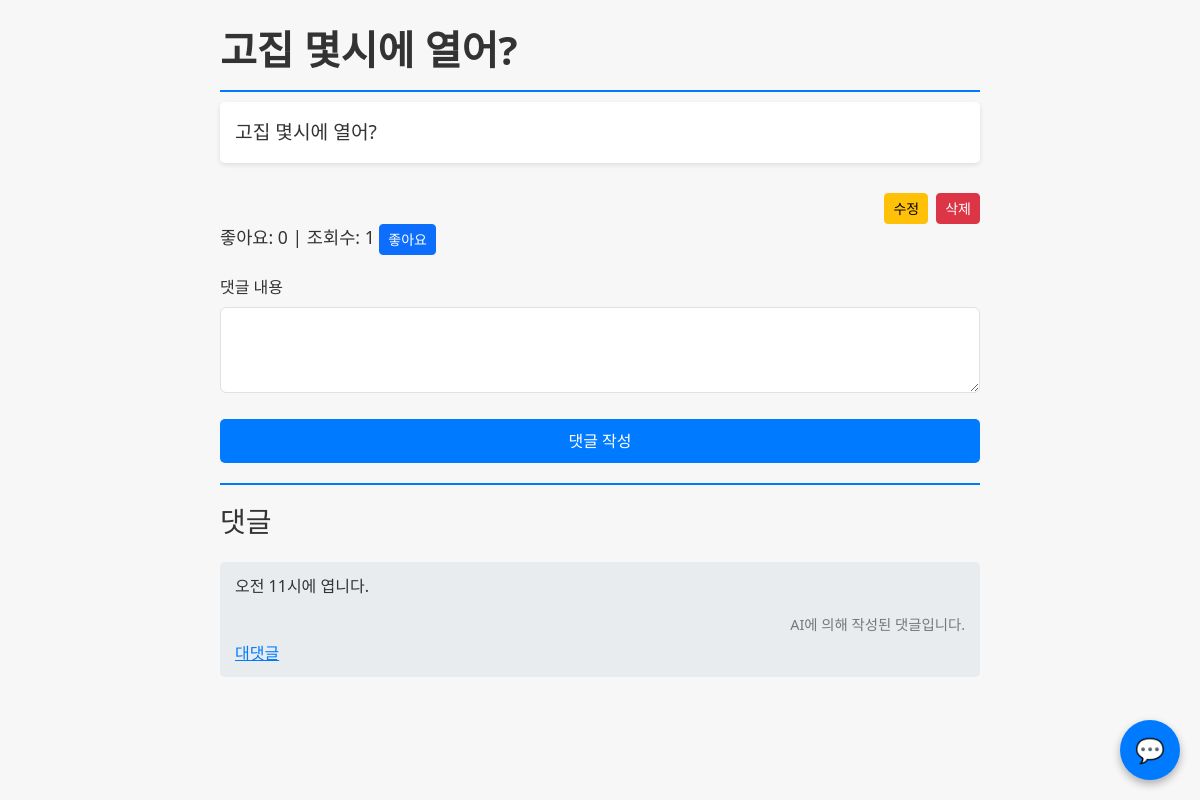
Page /post/7 on the earlier database version.
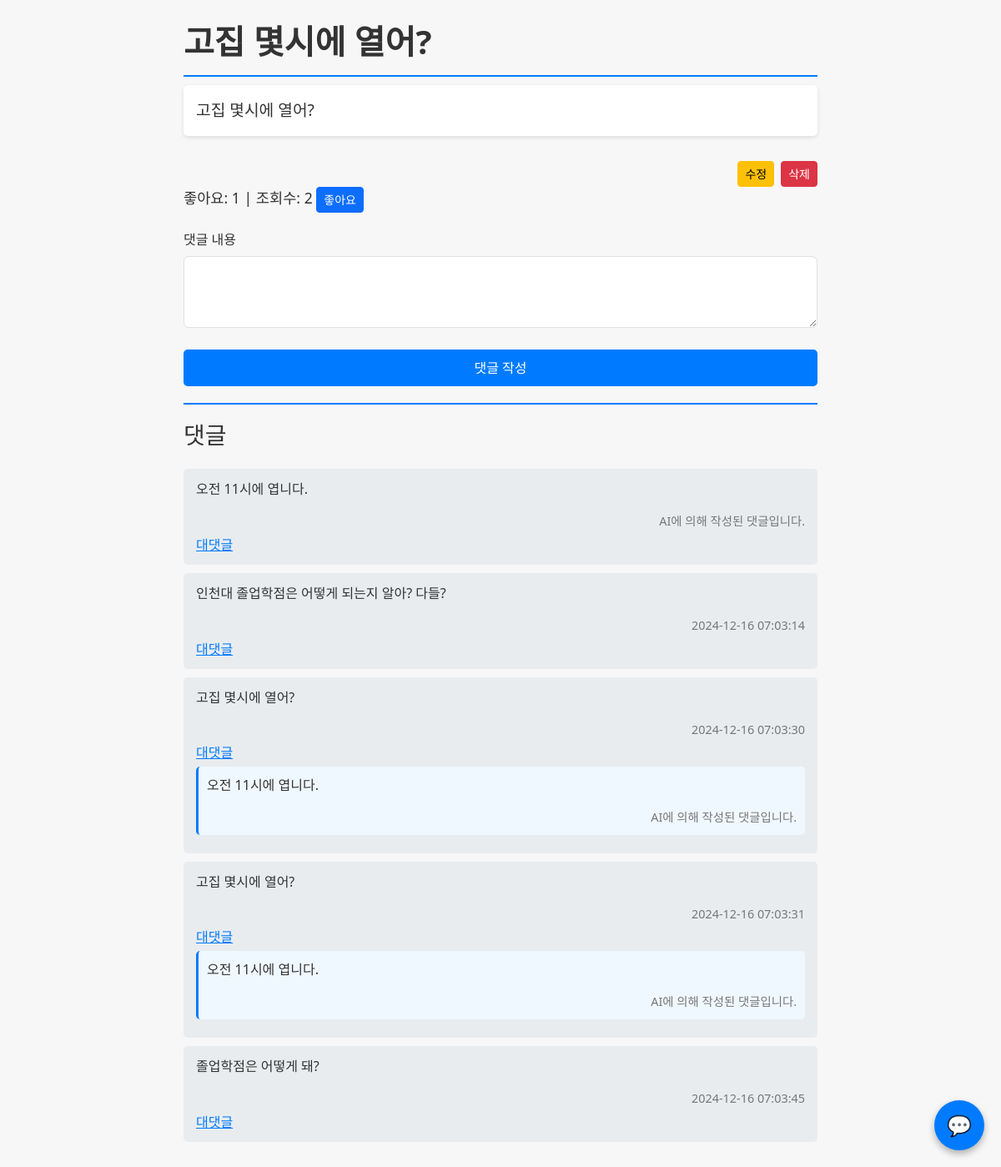
Same page on the later database version.
### tables this page shows
CREATE TABLE comments (
            id INTEGER PRIMARY KEY AUTOINCREMENT,
            post_id INTEGER NOT NULL,
            content TEXT NOT NULL,
            parent_id INTEGER DEFAULT NULL,
            created_at TIMESTAMP DEFAULT CURRENT_TIMESTAMP,
            is_ai INTEGER DEFAULT 0,
            FOREIGN KEY (post_id) REFERENCES posts (id),
            FOREIGN KEY (parent_id) REFERENCES comments (id)
        );

### app.py (the view, shortened to what this page needs)
@app.route('/post/<int:post_id>', methods=['GET', 'POST', 'DELETE'])
def post(post_id):
    conn = sqlite3.connect('board.db')
    post = conn.cursor().execute('SELECT * FROM posts WHERE id = ?', (post_id,)).fetchone()
    comments = conn.cursor().execute('SELECT * FROM comments WHERE post_id = ? ORDER BY created_at', (post_id,)).fetchall()
    structured_comments = {}
    for comment in comments:
        if comment[3] not in structured_comments:  # parent_id
            structured_comments[comment[3]] = []
        structured_comments[comment[3]].append(comment)
    conn.close()
    return render_template('post.html', post=post, comments=structured_comments)

### templates/post.html (shortened to what this page needs)
<!DOCTYPE html>
<html lang="ko">
<head>
    <link href="https://cdn.jsdelivr.net/npm/bootstrap@5.3.0/dist/css/bootstrap.min.css" rel="stylesheet">
</head>
<body>
    <div class="container">
        <div>
            <div class="post-title">{{ post[1] }}</div>
            <div class="post-content" id="content2">{{ post[2].replace('\\n', '<br>')|safe }}</div>
        </div>
        <div class="d-flex justify-content-end">
            <a href="{{ url_for('edit_post', post_id=post[0]) }}" class="btn btn-warning btn-sm me-2">수정</a>
            <button class="btn btn-danger btn-sm" id="deletePostButton">삭제</button>
        </div>
        <div class="stats-section">
            <span id="likeCount">좋아요: 0</span> |
            <span id="viewCount">조회수: 0</span>
            <button id="likeButton" class="btn btn-primary btn-sm">좋아요</button>
        </div>
        <div class="mt-3">
            <form method="post" class="comment-form">
                <div class="mb-3">
                    <label for="content" class="form-label">댓글 내용</label>
                    <textarea id="content" name="content" class="form-control" rows="3" required></textarea>
                </div>
                <button type="submit" class="btn btn-submit">댓글 작성</button>
            </form>
        </div>
        <div class="comment-section">
            <h3 class="mb-4">댓글</h3>
            {% for comment in comments[None] %}
                <div class="comment">
                    <p>{{ comment[2] }}</p>
                    {% if comment[5] == 1 %}
                    <div class="comment-date">AI에 의해 작성된 댓글입니다.</div>
                    {% else %}
                    <div class="comment-date">{{comment[4]}}</div>
                    {% endif %}
                    <button class="btn btn-reply reply-button" data-comment-id="{{ comment[0] }}">대댓글</button>
                    {% if comments[comment[0]] %}
                        <div class="ml-4">
                            {% for reply in comments[comment[0]] %}
                                <div class="comment reply-comment">
                                    <p>{{ reply[2] }}</p>
                                    {% if reply[5] == 1 %}
                                    <div class="comment-date">AI에 의해 작성된 댓글입니다.</div>
                                    {% else %}
                                    <div class="comment-date">{{reply[4]}}</div>
                                    {% endif %}
                                </div>
                            {% endfor %}
                        </div>
                    {% endif %}
                </div>
            {% endfor %}
        </div>
    </div>
    <div class="chat-button" id="chatButton">💬</div>
</body>
</html>

Differences in the rows shown:
added comments: content "인천대 졸업학점은 어떻게 되는지 알아? 다들?", created_at "2024-12-16 07:03:14", shown under "댓글"
added comments: content "고집 몇시에 열어?", created_at "2024-12-16 07:03:30", shown under "댓글"
added comments: content "오전 11시에 엽니다.", is_ai "AI에 의해 작성된 댓글입니다.", shown under "고집 몇시에 열어?"
added comments: content "고집 몇시에 열어?", created_at "2024-12-16 07:03:31", shown under "댓글"
added comments: content "오전 11시에 엽니다.", is_ai "AI에 의해 작성된 댓글입니다.", shown under "고집 몇시에 열어?"
added comments: content "졸업학점은 어떻게 돼?", created_at "2024-12-16 07:03:45", shown under "댓글"
Other differences:
text written by a page script: "좋아요: 0" → "좋아요: 1"
text written by a page script: "조회수: 1" → "조회수: 2"
